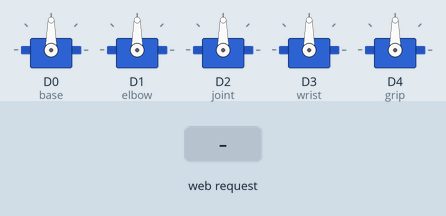
Recording of a sketch running on a simulated ESP8266 (NodeMCU). On the bench: 5 × servo. The test bench sets the inputs (shaded band). What the sketch prints to the serial monitor is not drawn.

Above: at 1.2 s.
1.3 s: HTTP request GET /move?base=1 received
At 2.5 s:
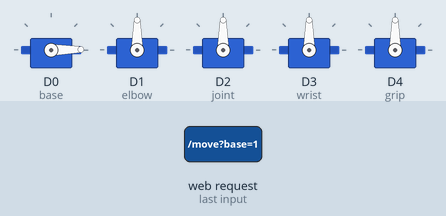
2.8 s: HTTP request GET /move?base=120 received
At 3.8 s:
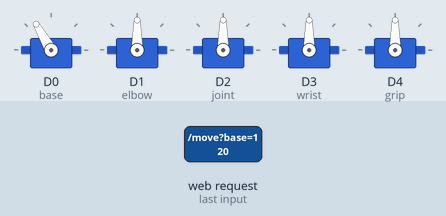
4.3 s: HTTP request GET /move?elbow=1 received
At 5.0 s:
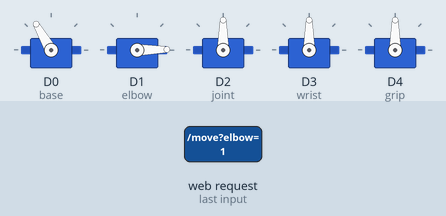
5.8 s: HTTP request GET /move?base=0 received
At 6.1 s:
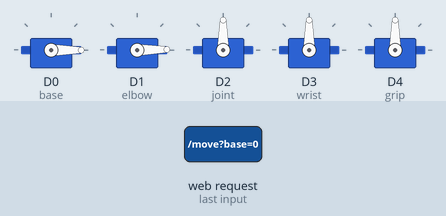
7.3 s: HTTP request GET /move?elbow=120 received
At 8.4 s:
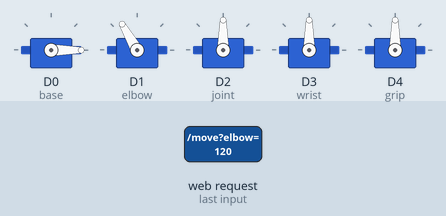
8.8 s: HTTP request GET /move?joint=1 received
At 9.6 s:
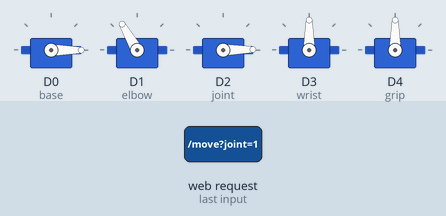
Timing chart, 0 to 11.3 s (numbered marks = the images above; inputs shaded):
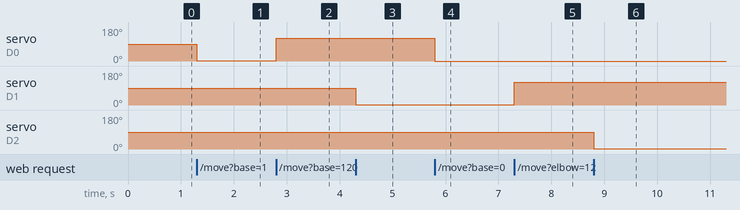

The sketch:

Arduino_for_esp8266.ino
```cpp
#include <ESP8266WiFi.h>
#include <ESP8266WebServer.h>
#include <Servo.h>

// Servo declarations
Servo base;
Servo elbow;
Servo joint;
Servo wrist;
Servo grip;

// Define WiFi credentials
const char *ssid = "ARM";
const char *password = "12345678";

// Create web server instance on port 80
ESP8266WebServer server(80);

// Store servo positions (initialized at center 90 degrees)
int basePos = 90, elbowPos = 90, jointPos = 90, wristPos = 90, gripPos = 90;

void setup() {
  Serial.begin(115200);

  base.attach(D0);
  elbow.attach(D1);
  joint.attach(D2);
  wrist.attach(D3);
  grip.attach(D4);

  WiFi.softAP(ssid, password);
  Serial.println("Access Point Started");
  Serial.print("IP Address: ");
  Serial.println(WiFi.softAPIP());

  // Define web server routes
  server.on("/", HTTP_GET, handleRoot);
  server.on("/move", HTTP_GET, moveServos);

  server.begin();
  Serial.println("Server started");
  resetServos();
}

// Function to reset servos to 90 degrees
void resetServos() {
  base.write(basePos);
  elbow.write(elbowPos);
  joint.write(jointPos);
  wrist.write(wristPos);
  grip.write(gripPos);
}

// Function to move servos based on received values
void moveServos() {
  if (server.hasArg("base")) basePos = constrain(server.arg("base").toInt(), 0, 180);
  if (server.hasArg("elbow")) elbowPos = constrain(server.arg("elbow").toInt(), 0, 180);
  if (server.hasArg("joint")) jointPos = constrain(server.arg("joint").toInt(), 0, 180);
  if (server.hasArg("wrist")) wristPos = constrain(server.arg("wrist").toInt(), 0, 180);
  if (server.hasArg("grip")) gripPos = constrain(server.arg("grip").toInt(), 0, 180);

  base.write(basePos);
  elbow.write(elbowPos);
  joint.write(jointPos);
  wrist.write(wristPos);
  grip.write(gripPos);

  server.send(200, "text/plain", "Servos moved");
}

// Webpage with joystick controls
void handleRoot() {
  String html = "<html><body>";
  html += "<h2>Joystick Control Panel</h2>";
  html += "<script>";
  html += "function update() {";
  html += "  let base = document.getElementById('base').value;";
  html += "  let elbow = document.getElementById('elbow').value;";
  html += "  let joint = document.getElementById('joint').value;";
  html += "  let wrist = document.getElementById('wrist').value;";
  html += "  let grip = document.getElementById('grip').value;";
  html += "  let xhr = new XMLHttpRequest();";
  html += "  xhr.open('GET', '/move?base=' + base + '&elbow=' + elbow + '&joint=' + joint + '&wrist=' + wrist + '&grip=' + grip, true);";
  html += "  xhr.send();";
  html += "}";
  html += "</script>";
  html += "Base: <input type='range' id='base' min='0' max='180' value='90' oninput='update()'><br><br>";
  html += "Elbow: <input type='range' id='elbow' min='0' max='180' value='90' oninput='update()'><br><br>";
  html += "Joint: <input type='range' id='joint' min='0' max='180' value='90' oninput='update()'><br><br>";
  html += "Wrist: <input type='range' id='wrist' min='0' max='180' value='90' oninput='update()'><br><br>";
  html += "Grip: <input type='range' id='grip' min='0' max='180' value='90' oninput='update()'><br><br>";
  html += "</body></html>";

  server.send(200, "text/html", html);
}
void loop() {
  server.handleClient();
}
```

Measured:
- after the input at 1.3 s, servo on D0 (base): 90° → 1° at once
- after the input at 2.8 s, servo on D0 (base): 1° → 120° at once
- after the input at 4.3 s, servo on D1 (elbow): 90° → 1° at once
- after the input at 5.8 s, servo on D0 (base): 120° → 0° at once
- after the input at 7.3 s, servo on D1 (elbow): 1° → 120° at once
- after the input at 8.8 s, servo on D2 (joint): 90° → 1° at once
